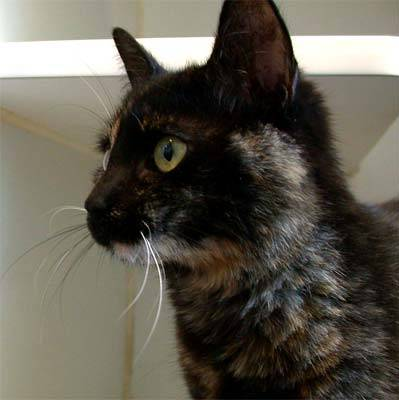
#> input picture PracticalMachineLearning/Proiect/NB/cat.jpg, 399 x 400 px
$ jupyter execute --allow-errors 'Naive Bayes.ipynb'
#> lines starting #> are read from the running program, lines starting #| are printed output that depends on the picture
[cell 1]
from sklearn import datasets
import matplotlib.pyplot as plt
# import pandas as pd
#importing the necessary packages
from sklearn.model_selection import train_test_split
from sklearn.naive_bayes import GaussianNB
from sklearn import metrics
import numpy as np
import cv2
import sys

#> (a cell that did not finish here is left out)

[cell 3]
rangeImg = 25000

labels_aux = np.zeros([rangeImg,1], dtype='uint8')

#> (the rest of this cell did not finish here and is left out)

[cell 4]
images = np.zeros([rangeImg,2500], dtype='uint8')
# print(images)
#> (the rest of this cell did not finish here and is left out)

#> (a cell that did not finish here is left out)

[cell 6]
NB = GaussianNB()
#> (the rest of this cell did not finish here and is left out)

[cell 7]
img = cv2.resize(cv2.imread(sys.argv[1], cv2.IMREAD_GRAYSCALE),(50, 50))
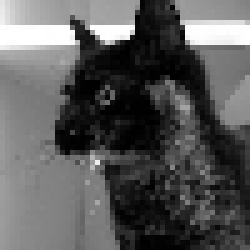
#> img: shape (50, 50) (shown 5 times larger); min 0, max 255, mean 90
# img = cv2.resize(cv2.imread('./cat.jpg', cv2.IMREAD_GRAYSCALE),(50, 50))
img = np.array(img).flatten()
#> img = 2500 values, max 255 at index 258, min 0 at index 429, mean 89.99
#> (the rest of this cell did not finish here and is left out)


$ run again, with PracticalMachineLearning/Proiect/NB/dog.jpg copied over PracticalMachineLearning/Proiect/NB/cat.jpg
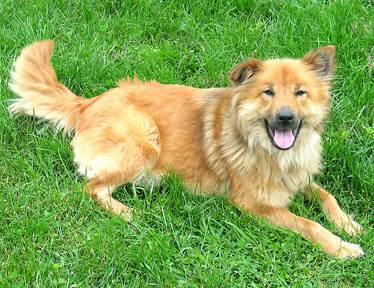
#> input picture PracticalMachineLearning/Proiect/NB/dog.jpg, 374 x 288 px
#> `img = cv2.resize(cv2.imread(sys.argv[1], cv2.IMREAD_GRAYSCALE),(50, 50))`:
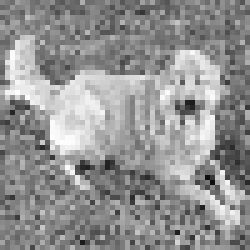
#> img: shape (50, 50) (shown 5 times larger); min 14, max 254, mean 146.4
#> `img = np.array(img).flatten()`: img = 2500 values, max 254 at index 903, min 14 at index 1842, mean 146.4

$ run again, with PracticalMachineLearning/Proiect/NB/dogcomplex.jpg copied over PracticalMachineLearning/Proiect/NB/cat.jpg
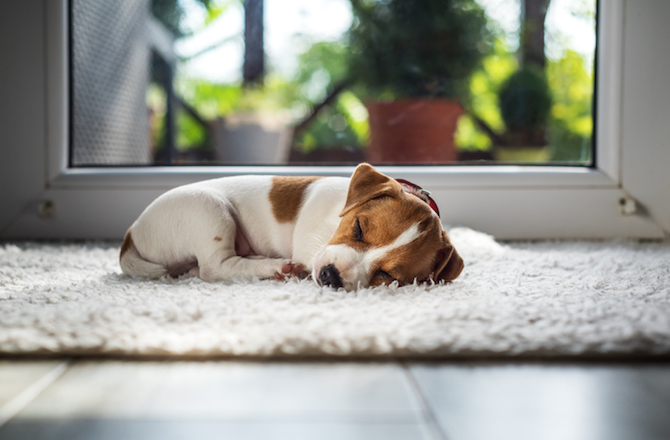
#> input picture PracticalMachineLearning/Proiect/NB/dogcomplex.jpg, 670 x 440 px
#> `img = cv2.resize(cv2.imread(sys.argv[1], cv2.IMREAD_GRAYSCALE),(50, 50))`:
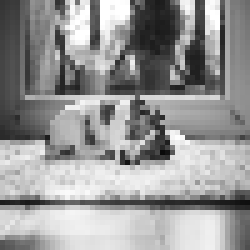
#> img: shape (50, 50) (shown 5 times larger); min 10, max 255, mean 151.4
#> `img = np.array(img).flatten()`: img = 2500 values, max 255 at index 20, min 10 at index 1532, mean 151.4
